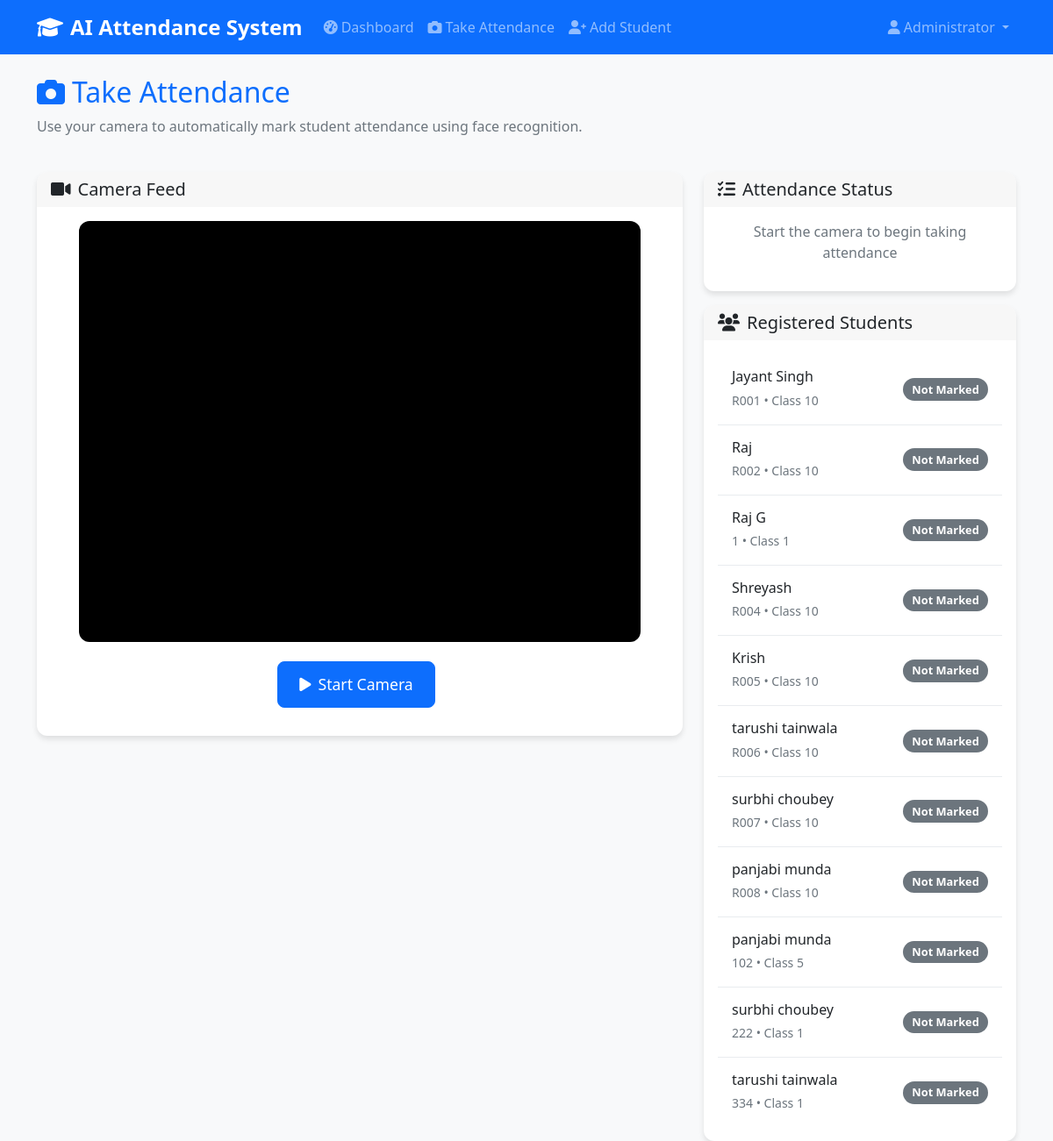
/take_attendance (signed in), run on the app's committed database.
### app.py (models this page shows)
class Student(db.Model):
    id = db.Column(db.Integer, primary_key=True)
    name = db.Column(db.String(100), nullable=False)
    roll_number = db.Column(db.String(20), unique=True, nullable=False)
    class_name = db.Column(db.String(50), nullable=False)
    def to_dict(self):
        return {
            'id': self.id,
            'name': self.name,
            'roll_number': self.roll_number,
            'class_name': self.class_name
        }

### app.py (the view)
@app.route('/take_attendance')
def take_attendance():
    if not validate_session():
        return redirect(url_for('login'))
    students = Student.query.all()
    students_data = [student.to_dict() for student in students]
    return render_template('take_attendance.html', students=students_data)

### app.py (called while the page is built)
def validate_session():
    if 'teacher_id' in session and 'login_time' in session:
        try:
            login_time = datetime.fromisoformat(session['login_time'])
            if datetime.now() - login_time > timedelta(hours=8):
                session.clear()
                return False
            if datetime.now() - login_time > timedelta(hours=2):
                session['login_time'] = datetime.now().isoformat()
                session.modified = True
            return True
        except:
            session.clear()
            return False
    return False

### templates/take_attendance.html (shortened to what this page needs)
{% extends "base.html" %}  {% block content %}
<div class="row mb-4">
  <div class="col-12">
    <h2 class="text-primary">
      <i class="fas fa-camera me-2"></i>Take Attendance
    </h2>
    <p class="text-muted">
      Use your camera to automatically mark student attendance using face
      recognition.
    </p>
  </div>
</div>
<div class="row">
  <div class="col-md-8">
    <div class="card">
      <div class="card-header">
        <h5 class="mb-0"><i class="fas fa-video me-2"></i>Camera Feed</h5>
      </div>
      <div class="card-body text-center">
        <div id="camera-container" class="mb-3">
          <video id="video" width="640" height="480" autoplay muted></video>
        </div>
        <div class="mb-3">
          <button id="start-camera" class="btn btn-primary btn-lg me-2">
            <i class="fas fa-play me-2"></i>Start Camera
          </button>
        </div>
      </div>
    </div>
  </div>
  <div class="col-md-4">
    <div class="card">
      <div class="card-header">
        <h5 class="mb-0">
          <i class="fas fa-list-check me-2"></i>Attendance Status
        </h5>
      </div>
      <div class="card-body">
        <div id="attendance-list">
          <p class="text-muted text-center">
            Start the camera to begin taking attendance
          </p>
        </div>
      </div>
    </div>
    <div class="card mt-3">
      <div class="card-header">
        <h5 class="mb-0">
          <i class="fas fa-users me-2"></i>Registered Students
        </h5>
      </div>
      <div class="card-body">
        <div class="list-group list-group-flush">
          {% for student in students %}
          <div
            class="list-group-item d-flex justify-content-between align-items-center"
          >
            <div>
              <h6 class="mb-1">{{ student.name }}</h6>
              <small class="text-muted"
                >{{ student.roll_number }} • {{ student.class_name }}</small
              >
            </div>
            <span class="badge bg-secondary rounded-pill">Not Marked</span>
          </div>
          {% endfor %}
        </div>
      </div>
    </div>
  </div>
</div>
{% endblock %}

### static/css/style.css (style rules this page uses)
body { background-color: #f8f9fa; font-family: "Segoe UI", Tahoma, Geneva, Verdana, sans-serif; }
.card { border: none; border-radius: 12px; box-shadow: 0 4px 6px rgba(0, 0, 0, 0.1); transition: transform 0.2s ease, box-shadow 0.2s ease; }
.card-header { border-radius: 12px 12px 0 0 !important; border-bottom: none; font-weight: 600; }
.btn { border-radius: 8px; font-weight: 500; transition: all 0.2s ease; }
.btn-lg { padding: 12px 24px; font-size: 1.1rem; }
.badge { font-size: 0.8rem; padding: 0.5em 0.8em; }
.list-group-item { border: none; border-bottom: 1px solid #e9ecef; padding: 1rem; }
.list-group-item:last-child { border-bottom: none; }
#camera-container { background-color: #000; border-radius: 12px; overflow: hidden; display: inline-block; }
#video { display: block; border-radius: 12px; }

### data on the page
Student: name "Jayant Singh", roll_number "R001", class_name "Class 10"
Student: name "Raj", roll_number "R002", class_name "Class 10"
Student: name "Raj G", roll_number "1", class_name "Class 1"
Student: name "Shreyash", roll_number "R004", class_name "Class 10"
Student: name "Krish", roll_number "R005", class_name "Class 10"
Student: name "tarushi tainwala", roll_number "R006", class_name "Class 10"
Student: name "surbhi choubey", roll_number "R007", class_name "Class 10"
Student: name "panjabi munda", roll_number "R008", class_name "Class 10"
Student: name "panjabi munda", roll_number "102", class_name "Class 5"
Student: name "surbhi choubey", roll_number "222", class_name "Class 1"
Student: name "tarushi tainwala", roll_number "334", class_name "Class 1"

### other printed values
{{ session.teacher_name }} "Administrator"
